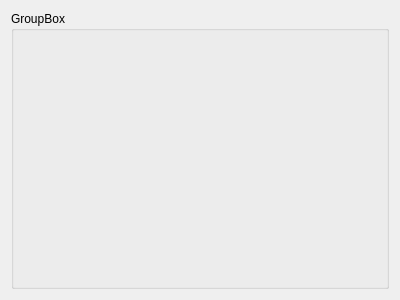
<?xml version="1.0" encoding="UTF-8"?>
<ui version="4.0">
 <class>ZoomPlot</class>
 <widget class="QDialog" name="ZoomPlot">
  <property name="geometry">
   <rect>
    <x>0</x>
    <y>0</y>
    <width>400</width>
    <height>300</height>
   </rect>
  </property>
  <property name="windowTitle">
   <string>Dialog</string>
  </property>
  <layout class="QVBoxLayout" name="verticalLayout">
   <item>
    <widget class="QGroupBox" name="groupBox">
     <property name="title">
      <string>GroupBox</string>
     </property>
     <layout class="QVBoxLayout" name="verticalLayout_2">
      <item>
       <widget class="QWidget" name="widget" native="true"/>
      </item>
     </layout>
    </widget>
   </item>
  </layout>
 </widget>
 <resources/>
 <connections/>
</ui>
